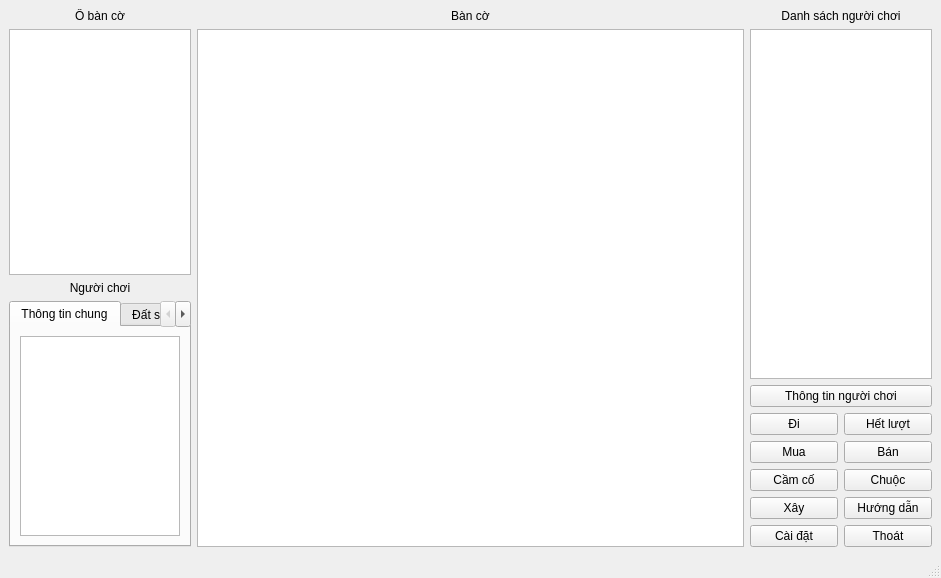
<?xml version="1.0" encoding="UTF-8"?>
<ui version="4.0">
 <class>MainWindow</class>
 <widget class="QMainWindow" name="MainWindow">
  <property name="geometry">
   <rect>
    <x>0</x>
    <y>0</y>
    <width>941</width>
    <height>578</height>
   </rect>
  </property>
  <property name="windowTitle">
   <string>MainWindow</string>
  </property>
  <widget class="QWidget" name="centralwidget">
   <layout class="QHBoxLayout" name="horizontalLayout" stretch="1,3,1">
    <item>
     <layout class="QVBoxLayout" name="verticalLayout" stretch="0,0,0,0">
      <property name="sizeConstraint">
       <enum>QLayout::SetDefaultConstraint</enum>
      </property>
      <item>
       <widget class="QLabel" name="lableCellInfo">
        <property name="text">
         <string>Ô bàn cờ</string>
        </property>
        <property name="textFormat">
         <enum>Qt::PlainText</enum>
        </property>
        <property name="alignment">
         <set>Qt::AlignCenter</set>
        </property>
       </widget>
      </item>
      <item>
       <widget class="QTableView" name="tableCellInfo"/>
      </item>
      <item>
       <widget class="QLabel" name="labelPlayerInfo">
        <property name="text">
         <string>Người chơi</string>
        </property>
        <property name="alignment">
         <set>Qt::AlignCenter</set>
        </property>
       </widget>
      </item>
      <item>
       <widget class="QTabWidget" name="tabPlayerInfo">
        <property name="currentIndex">
         <number>0</number>
        </property>
        <widget class="QWidget" name="tab">
         <attribute name="title">
          <string>Thông tin chung</string>
         </attribute>
         <layout class="QHBoxLayout" name="horizontalLayout_2">
          <item>
           <widget class="QTableView" name="tablePlayerInfo"/>
          </item>
         </layout>
        </widget>
        <widget class="QWidget" name="tab_2">
         <attribute name="title">
          <string>Đất sở hữu</string>
         </attribute>
         <layout class="QVBoxLayout" name="verticalLayout_2">
          <item>
           <widget class="QListView" name="listPlayerProperty"/>
          </item>
         </layout>
        </widget>
       </widget>
      </item>
     </layout>
    </item>
    <item>
     <layout class="QVBoxLayout" name="verticalLayout_5">
      <item>
       <widget class="QLabel" name="labelBoard">
        <property name="text">
         <string>Bàn cờ</string>
        </property>
        <property name="alignment">
         <set>Qt::AlignCenter</set>
        </property>
       </widget>
      </item>
      <item>
       <widget class="QGraphicsView" name="graphicsView">
        <property name="enabled">
         <bool>true</bool>
        </property>
        <property name="minimumSize">
         <size>
          <width>0</width>
          <height>0</height>
         </size>
        </property>
       </widget>
      </item>
      <item>
       <layout class="QGridLayout" name="gridLayout"/>
      </item>
     </layout>
    </item>
    <item>
     <layout class="QVBoxLayout" name="verticalLayout_6">
      <item>
       <widget class="QLabel" name="labelListPlayer">
        <property name="text">
         <string>Danh sách người chơi</string>
        </property>
        <property name="alignment">
         <set>Qt::AlignCenter</set>
        </property>
       </widget>
      </item>
      <item>
       <widget class="QTableView" name="tableListPlayer"/>
      </item>
      <item>
       <layout class="QGridLayout" name="gridLayout_2">
        <item row="4" column="2">
         <widget class="QPushButton" name="buttonBuild">
          <property name="text">
           <string>Xây</string>
          </property>
         </widget>
        </item>
        <item row="0" column="2" colspan="2">
         <widget class="QPushButton" name="buttonPlayerInfo">
          <property name="text">
           <string>Thông tin người chơi</string>
          </property>
         </widget>
        </item>
        <item row="3" column="3">
         <widget class="QPushButton" name="buttonRedeem">
          <property name="text">
           <string>Chuộc</string>
          </property>
         </widget>
        </item>
        <item row="1" column="2">
         <widget class="QPushButton" name="buttonGo">
          <property name="text">
           <string>Đi</string>
          </property>
         </widget>
        </item>
        <item row="4" column="3">
         <widget class="QPushButton" name="buttonTutorial">
          <property name="text">
           <string>Hướng dẫn</string>
          </property>
         </widget>
        </item>
        <item row="1" column="3">
         <widget class="QPushButton" name="buttonPass">
          <property name="text">
           <string>Hết lượt</string>
          </property>
         </widget>
        </item>
        <item row="2" column="3">
         <widget class="QPushButton" name="buttonSell">
          <property name="text">
           <string>Bán</string>
          </property>
         </widget>
        </item>
        <item row="2" column="2">
         <widget class="QPushButton" name="buttonBuy">
          <property name="text">
           <string>Mua</string>
          </property>
         </widget>
        </item>
        <item row="3" column="2">
         <widget class="QPushButton" name="buttonMortage">
          <property name="text">
           <string>Cầm cố</string>
          </property>
         </widget>
        </item>
        <item row="5" column="3">
         <widget class="QPushButton" name="buttonExit">
          <property name="text">
           <string>Thoát</string>
          </property>
         </widget>
        </item>
        <item row="5" column="2">
         <widget class="QPushButton" name="buttonSetting">
          <property name="text">
           <string>Cài đặt</string>
          </property>
         </widget>
        </item>
       </layout>
      </item>
     </layout>
    </item>
   </layout>
  </widget>
  <widget class="QMenuBar" name="menubar">
   <property name="geometry">
    <rect>
     <x>0</x>
     <y>0</y>
     <width>941</width>
     <height>25</height>
    </rect>
   </property>
  </widget>
  <widget class="QStatusBar" name="statusbar"/>
 </widget>
 <resources/>
 <connections/>
</ui>
